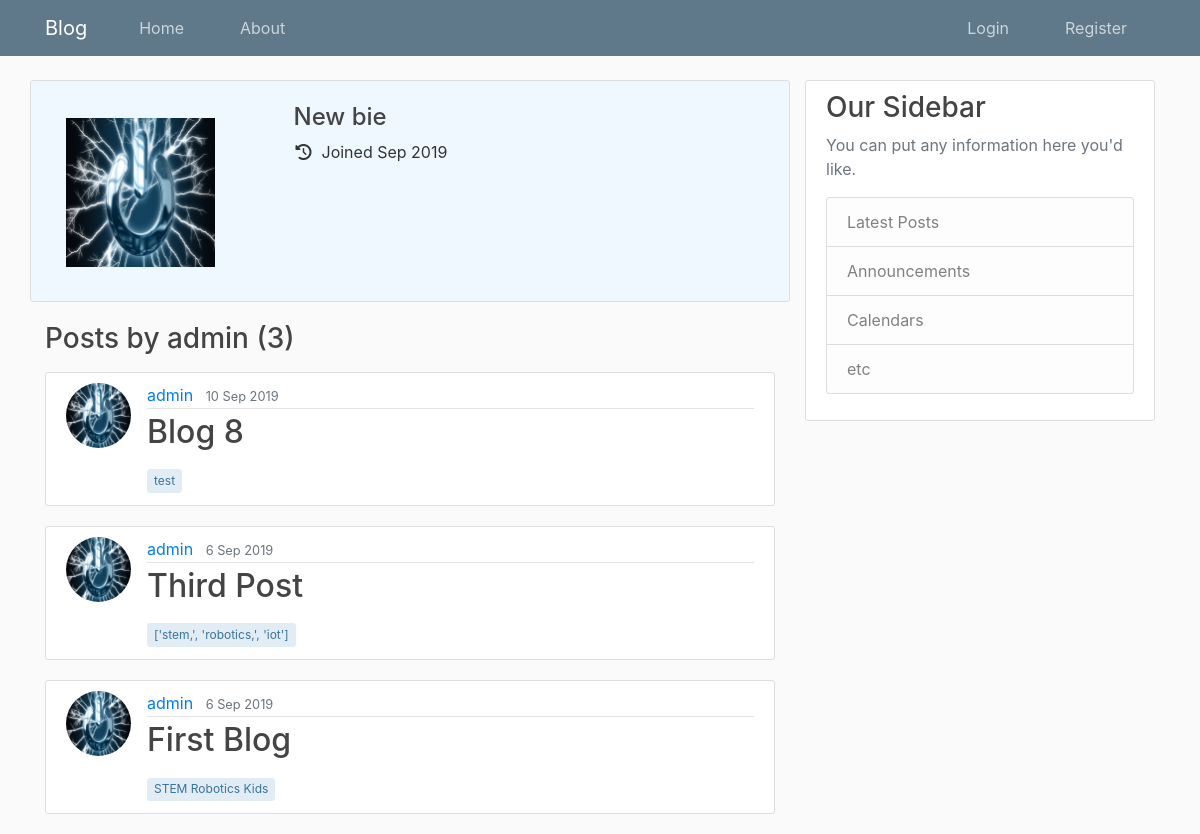
Page /blog/user/admin on the earlier database version.
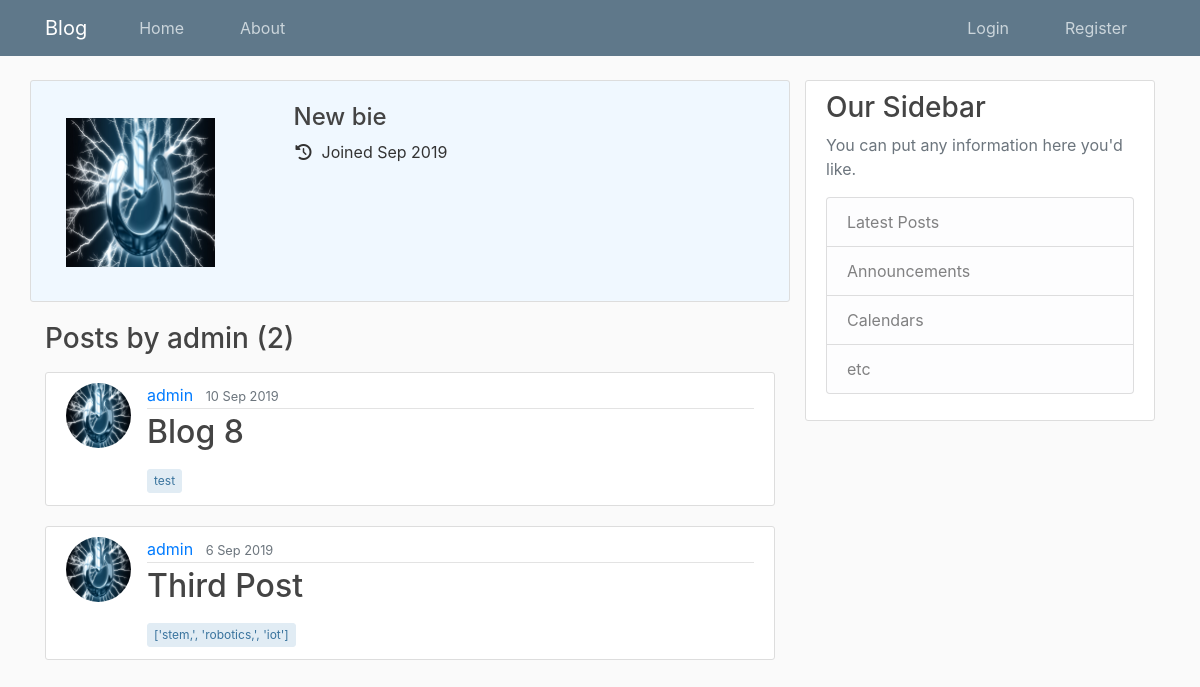
Same page on the later database version.
### Users/models.py (models this page shows, shortened)
class Profile(models.Model):
    user = models.OneToOneField(User, on_delete=models.CASCADE)
    bio = models.CharField(null=True, max_length=140, blank=True)
    image = models.ImageField(default='default.jpg', upload_to='profile_pics', blank=True)
    public = models.BooleanField(default=False)
    website = models.CharField(null=True, blank=True, max_length=80)
    location = models.CharField(null=True, max_length=200, blank=True)
    join_date = models.DateTimeField(auto_now_add=True)
    def __str__(self):
        return f'{self.user.username} Profile'

### Blog/models.py (models this page shows, shortened)
class Post(models.Model):
    title = models.CharField(max_length=80, unique=True)
    slug = models.SlugField(default='', max_length=80)
    short_des = models.TextField(default='', max_length=500, blank=True)
    content = models.TextField()
    tags = models.CharField(max_length=80, default='', blank=True)
    date_posted = models.DateTimeField(default=timezone.now)
    last_updated = models.DateTimeField(auto_now=True)
    author = models.ForeignKey(User, null=True, on_delete=models.SET_NULL)
    publish = models.BooleanField(default=False)

### Blog/views.py (the view)
# urls.py: path('user/<str:username>', UserPostListView.as_view(), name='user-posts'),
class UserPostListView(ListView):
    template_name = 'Blog/user_posts.html'   # <app>/<model>_<viewtype>.html
    context_object_name = 'posts'
    queryset = Post.objects.filter(publish=True)
    paginate_by = 5
    def get_queryset(self):
        user = get_object_or_404(User, username=self.kwargs.get('username'))
        return Post.objects.filter(author=user).order_by('-date_posted')
    def get_context_data(self, **kwargs):
        context = super(UserPostListView, self).get_context_data(**kwargs)
        context['author'] = get_object_or_404(User,
                                                username=self.kwargs.get('username')
                                                )
        context['profile'] = get_object_or_404(Profile,
                                                user=get_object_or_404(
                                                    User,
                                                    username=self.kwargs.get('username')
                                                    ))
        return context

### Blog/templates/Blog/user_posts.html (shortened to what this page needs)
{% extends "Blog/base.html" %}
{% block content %}
{% ifnotequal profile.user user %}
<div class="row {{profile}} content-section mt-0">
    <div class="avatar col-12 col-lg-3 col-xs-12 col-md-3 pr-3">
        <img class="user-img" src="{{ profile.image.url }}" alt="{{ author.first_name }} {{ author.last_name }}">
    </div>
    <div class="profile-info col-12 col-lg-9 col-xs-12 col-md-9 mt-1 pr-3">
        <ul class="list-unstyled ml-5 pr-3">
            <h4 class="user-bio mb-2">
                {{ profile.bio }}
            </h4>
            <li class="user-join-date mt-2">
                <span>
                <i class="fa fa-history fa-fw mr-2"></i>Joined {{ profile.join_date|date:"M Y" }}<li>
            </span>
        </ul>
    </div>
</div>
<h3 class="mb-3">Posts by {{ view.kwargs.username }} ({{ page_obj.paginator.count }})</h3>
{% else %}
<h3 class="mb-3">Total Posts ({{ page_obj.paginator.count }})</h3>
{% endifnotequal %}
{% for post in posts %}
<div class="media content-section">
    <img class="rounded-circle article-img" src="{{ post.author.profile.image.url }}">
    <div class="media-body">
        <div class="article-metadata">
            <a class="mr-2" href="{% url 'Blog:user-posts' post.author.username %}">{{ author }}</a>
            <small class="text-muted">{{ post.date_posted|date:"j M Y" }}</small>
        </div>
        <h2><a class="article-title" href="{% url 'Blog:post-detail' post.slug %}">{{ post.title }}</a></h2>
        <p class="article-tags">{{ post.tags }}</p>
    </div>
</div>
{% endfor %}
{% endblock content %}

### Blog/templates/Blog/base.html (shortened to what this page needs)
{% load static %}
<!DOCTYPE html>
<html lang="en">
<head>
    <link rel="stylesheet" href="https://maxcdn.bootstrapcdn.com/bootstrap/4.0.0/css/bootstrap.min.css">
    <link rel="stylesheet" href="https://stackpath.bootstrapcdn.com/font-awesome/4.7.0/css/font-awesome.min.css">
    <link rel="stylesheet" type="text/css" href="{% static 'Blog/main.css' %}">
</head>
<header class="site-header">
    <nav class="navbar navbar-expand-md navbar-dark bg-steel fixed-top">
        <div class="container">
            <a class="navbar-brand mr-4" href="{% url 'Blog:home' %}">Blog</a>
            <div class="collapse navbar-collapse" id="navbarToggle">
                <div class="navbar-nav mr-auto">
                    <a class="nav-item nav-link" href="{% url 'Blog:home' %}">Home</a>
                    <a class="nav-item nav-link" href="{% url 'Blog:about' %}">About</a>
                </div>
                <div class="navbar-nav">
                    {% if user.is_authenticated %}
                    <a class="nav-item nav-link" href="{% url 'profile' %}">Profile</a>
                    <a class="nav-item nav-link" href="{% url 'my-posts' user %}">My Posts</a>
                    <a class="nav-item nav-link" href="{% url 'Blog:post-create' %}">New Post</a>
                    <a class="nav-item nav-link" href="{% url 'logout' %}">Log Out</a>
                    {% else %}
                    <a class="nav-item nav-link" href="{% url 'login' %}">Login</a>
                    <a class="nav-item nav-link" href="{% url 'register' %}">Register</a>
                    {% endif %}
                </div>
            </div>
        </div>
    </nav>
</header>
<body>
    <main role="main" class="container">
        <div class="row">
            <div class="col-md-8">
                 {% block content %} {% endblock %}
            </div>
            <div class="col-md-4">
                <div class="content-section">
                    <h3>Our Sidebar</h3>
                    <p class='text-muted'>You can put any information here you'd like.
                        <ul class="list-group">
                            <li class="list-group-item list-group-item-light">Latest Posts</li>
                            <li class="list-group-item list-group-item-light">Announcements</li>
                            <li class="list-group-item list-group-item-light">Calendars</li>
                            <li class="list-group-item list-group-item-light">etc</li>
                        </ul>
                    </p>
                </div>
            </div>
        </div>
    </main>
</body>
</html>

### Blog/static/Blog/main.css (style rules this page uses)
body { background: #fafafa; color: #333333; margin-top: 5rem; }
h1, h2, h3, h4, h5, h6 { color: #444444; }
ul { margin: 0; }
.bg-steel { background-color: #5f788a; }
.site-header .navbar-nav .nav-link { color: #cbd5db; margin-left: 1.25rem!important; margin-right: 1.25rem!important; }
.content-section { background: #ffffff; padding: 10px 20px; border: 1px solid #dddddd; border-radius: 3px; margin-bottom: 20px; }
.article-title { color: #444444; }
.article-img { height: 65px; width: 65px; margin-right: 16px; }
.article-metadata { padding-bottom: 1px; margin-bottom: 4px; border-bottom: 1px solid #e3e3e3 }
.article-tags { display: inline-block; padding: .4em .5em; margin: 2px 2px 2px 0; font-size: 12px; line-height: 1; white-space: nowrap; text-decoration: none; text-align: center; border-width: 1px; border-style: solid; border-radius: 3px; transition: all .15s ease-in-out; color: #39739d; background-color: #E1ECF4; border-color: #E1ECF4; }
.Profile { background-color: aliceblue; }
.profile-info { display: flex; flex-direction: column; }
.avatar { max-height: 200px; line-height: 200px; text-align: center; }
.avatar img { max-height: 100%; max-width: 100%; }

Differences in the rows shown:
removed Post: author.profile.image (placeholder picture), {{ author }} "admin", date_posted "6 Sep 2019", title "First Blog", tags "STEM Robotics Kids"
Other differences:
{{ page_obj.paginator.count }}: "3" → "2"
